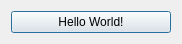
<?xml version="1.0" encoding="UTF-8"?>
<ui version="4.0">
 <class>Dialog</class>
 <widget class="QDialog" name="Dialog">
  <property name="geometry">
   <rect>
    <x>0</x>
    <y>0</y>
    <width>178</width>
    <height>41</height>
   </rect>
  </property>
  <property name="sizePolicy">
   <sizepolicy hsizetype="Fixed" vsizetype="Fixed">
    <horstretch>0</horstretch>
    <verstretch>0</verstretch>
   </sizepolicy>
  </property>
  <property name="minimumSize">
   <size>
    <width>0</width>
    <height>0</height>
   </size>
  </property>
  <property name="maximumSize">
   <size>
    <width>178</width>
    <height>41</height>
   </size>
  </property>
  <property name="windowTitle">
   <string>Dialog - TR</string>
  </property>
  <layout class="QHBoxLayout" name="horizontalLayout">
   <property name="sizeConstraint">
    <enum>QLayout::SetFixedSize</enum>
   </property>
   <item>
    <widget class="QPushButton" name="pushButton">
     <property name="minimumSize">
      <size>
       <width>160</width>
       <height>0</height>
      </size>
     </property>
     <property name="text">
      <string>Hello World!</string>
     </property>
    </widget>
   </item>
  </layout>
 </widget>
 <layoutdefault spacing="6" margin="11"/>
 <resources/>
 <connections/>
</ui>
